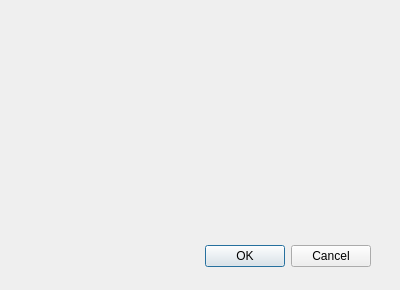
<?xml version="1.0" encoding="UTF-8"?>
<ui version="4.0">
 <class>tableDialog</class>
 <widget class="QDialog" name="tableDialog">
  <property name="geometry">
   <rect>
    <x>0</x>
    <y>0</y>
    <width>400</width>
    <height>290</height>
   </rect>
  </property>
  <property name="maximumSize">
   <size>
    <width>400</width>
    <height>300</height>
   </size>
  </property>
  <property name="windowTitle">
   <string>Table Options</string>
  </property>
  <property name="sizeGripEnabled">
   <bool>false</bool>
  </property>
  <property name="modal">
   <bool>false</bool>
  </property>
  <widget class="QDialogButtonBox" name="buttonBox">
   <property name="geometry">
    <rect>
     <x>30</x>
     <y>240</y>
     <width>341</width>
     <height>32</height>
    </rect>
   </property>
   <property name="orientation">
    <enum>Qt::Horizontal</enum>
   </property>
   <property name="standardButtons">
    <set>QDialogButtonBox::Cancel|QDialogButtonBox::Ok</set>
   </property>
  </widget>
 </widget>
 <resources/>
 <connections>
  <connection>
   <sender>buttonBox</sender>
   <signal>accepted()</signal>
   <receiver>tableDialog</receiver>
   <slot>accept()</slot>
   <hints>
    <hint type="sourcelabel">
     <x>248</x>
     <y>254</y>
    </hint>
    <hint type="destinationlabel">
     <x>157</x>
     <y>274</y>
    </hint>
   </hints>
  </connection>
  <connection>
   <sender>buttonBox</sender>
   <signal>rejected()</signal>
   <receiver>tableDialog</receiver>
   <slot>reject()</slot>
   <hints>
    <hint type="sourcelabel">
     <x>316</x>
     <y>260</y>
    </hint>
    <hint type="destinationlabel">
     <x>286</x>
     <y>274</y>
    </hint>
   </hints>
  </connection>
 </connections>
</ui>
